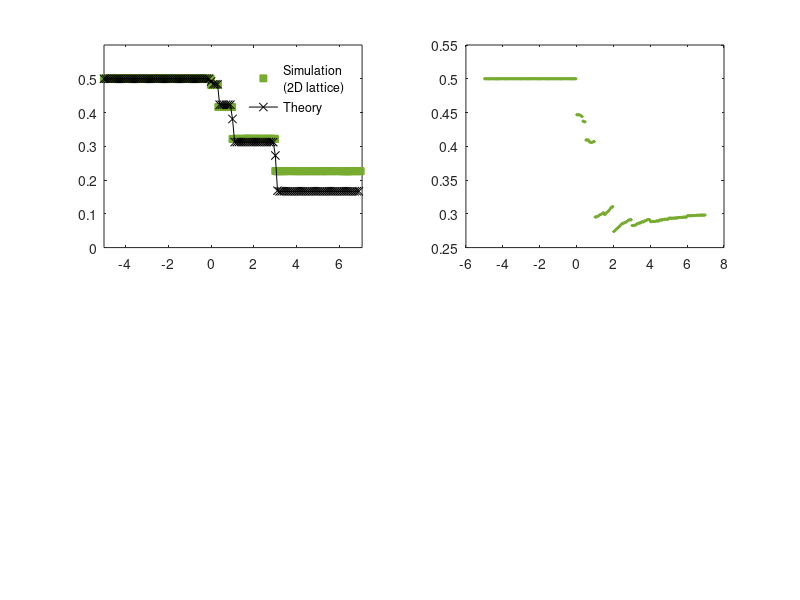

Write MATLAB code to recreate this figure. (Note: this script raises an error after producing the figure.)
% Figure 3
clear all
close all


rgb=[    0.4660 0.6740 0.1880
    0.8500 0.3250 0.0980
    0 0.4470 0.7410   
    0.4940 0.1840 0.5560
    ];

hf=figure(1);

% Top plot
data1= load('top/variaT_th0.000_S-0.5_m0.5_latt.dat');
data2= load('top/kc-1kd-1sig-2.txt');
data3= load('top/variaT_th0.000_S-0.5_m0.5_sf.dat');
s(1)=subplot(2,2,1)
x=(data1(:,2)-0.5)/0.5;
hp(1)=plot(x, data1(:,3),'s','color',[rgb(1,:)],'MarkerFaceColor',[rgb(1,:)],'MarkerSize',5);
hold(s(1),'on');
hp(2)=plot(s(1),data2(:,1), data2(:,2), 'kx-');
axis(s(1),[min(x) max(x)*1.01 0 0.6]);
hleg(1)=legend(s(1),hp,{['Simulation' newline '(2D lattice)'];'Theory'},'location','northeast','box','off')
clear hp;

s(2)=subplot(2,2,2)
x=(data3(:,2)-0.5)/0.5;
hp=plot(s(2), x,data3(:,3),'+','color',[rgb(1,:)],'MarkerSize',2)%,'linewidth',1.5);
s(2).Position=[0.17 0.65 0.12 0.15]
axis(s(2),[min(x) max(x)*1.02 0.2 0.6]);
s(2).XTick=[-4:2:6];
s(2).XTickLabel=[-4:2:6];

hleg(2)=legend(s(2),hp,'Simulation (SF)','location','northeast','box','off')
clear hp;
%%
% Bottom plot
data1 = load('bottom/variaS_th0.000_T-0.5_m0.5_latt.dat');
data2 = load('bottom/kc-1kd-1tau-2.txt');
data3 = load('bottom/variaS_th0.000_T-0.5_m0.5_sf.dat');

s(3)=subplot(2,2,3)
x=(data1(:,1)-0.5)/0.5;
hp(1)=plot(s(3),x, data1(:,3),'s','color',[rgb(1,:)],'MarkerFaceColor',[rgb(1,:)],'MarkerSize',5);
hold(s(3),'on');
hp(2)=plot(s(3),data2(:,1), data2(:,2), 'kx-');
axis(s(3),[-2 1 0.3 0.6])
hleg(3)=legend(s(3),hp,{['Simulation' newline '(2D lattice)'];'Theory'},'location','southeast','box','off')
clear hp;

s(4)=subplot(2,2,4)
x=(data3(:,1)-0.5)/0.5;
hp=plot(s(4),x, data3(:,3),'+','color',[rgb(1,:)],'MarkerSize',2);
s(4).Position=[0.18 0.5 0.12 0.15]
axis(s(4),[-2 1 0.47 0.6]);
s(4).XTick=[-5:1:1];
s(4).XTickLabel=[-5:1:1];

hleg(4)=legend(s(4),hp,'Simulation (SF)','location','northwest','box','off')
clear hp;

xlab={'$\tau$';'$\tau$';'$\sigma$';'$\sigma$'};
tit={'(a)';'';'(b)';''}
posx=[-4.5 0 -1.9 0];
posy=[0.56 0 0.58 0];
for i=1:4
    % if(i==1 || i==3)
    % s(i).Title.String=tit{i};
    % s(i).Title.FontSize=18;
    % end
    s(i).FontName='Times';
    if(i==1 || i==3)
    s(i).FontSize=16;
    ht=text(s(i),posx(i),posy(i),tit{i});
    ht.FontSize=18;
    ht.FontName='Times'
    
    else
       s(i).FontSize=12; 
    end
    s(i).YLabel.String='$p$';
    s(i).XLabel.String=xlab{i};
    s(i).YLabel.Interpreter='latex';
    s(i).XLabel.Interpreter='latex'

end

pos=s(3).Position
pos(2)=0.15;
s(3).Position=pos;
pos=s(4).Position;
pos(2)=0.21;
s(4).Position=pos;
hf.Position=[1 1 950 600];

fileout=sprintf("fig3.pdf");
exportgraphics(hf,fileout,'Resolution',150);